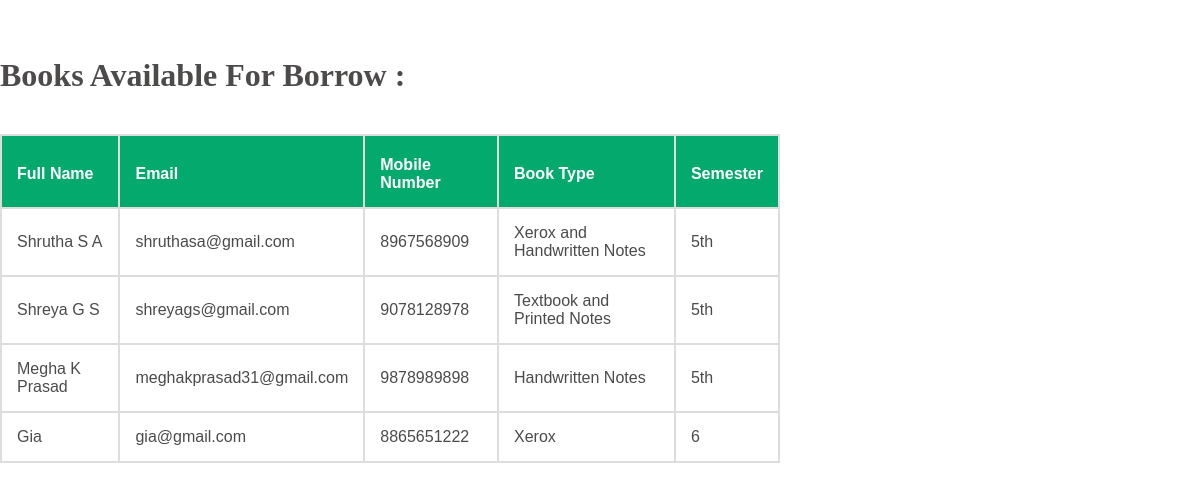
The app's page /Student/Dashboard/Donate/table.php with its own data.
### tables this page shows
CREATE TABLE `donating` (
  `slno` int(11) NOT NULL,
  `name` varchar(50) NOT NULL,
  `email` varchar(50) NOT NULL,
  `phnumber` bigint(10) NOT NULL,
  `type` varchar(50) NOT NULL,
  `semester` varchar(10) NOT NULL,
  `subject` varchar(50) NOT NULL
);

### Student/Dashboard/Donate/developers.php (called while the page is built)
<?php
include "../../../dbconnect.php";
$db= $conn;
$tableName="donating";
$columns= ['name', 'email','phnumber','type','semester'];
$fetchData = fetch_data($db, $tableName, $columns);
function fetch_data($db, $tableName, $columns){
 if(empty($db)){
  $msg= "Database connection error";
 }elseif (empty($columns) || !is_array($columns)) {
  $msg="columns Name must be defined in an indexed array";
 }elseif(empty($tableName)){
   $msg= "Table Name is empty";
}else{
$columnName = implode(", ", $columns);
$query = "SELECT ".$columnName." FROM $tableName"." ORDER BY name DESC";
$result = $db->query($query);
if($result== true){
 if ($result->num_rows > 0) {
    $row= mysqli_fetch_all($result, MYSQLI_ASSOC);
    $msg= $row;
 } else {
    $msg= "No Data Found";
 }
}else{
  $msg= mysqli_error($db);
}
}
return $msg;
}
?>

### Student/Dashboard/Donate/table.php (the view, shortened to what this page needs)
<?php
include("developers.php");
?>
<!DOCTYPE html>
<html>
<head>
</head>
<body>
<div class="container">
 <div class="row">
   <div class="col-sm-8">
    <div>
        <br>
        <br>
       <h1>Books Available For Borrow : </h1>
       <br>
</div>
    <div class="table-responsive">
      <table class="table table-bordered">
      <table id="textbook">
       <thead><tr>
         <th>Full Name</th>
         <th>Email</th>
         <th>Mobile Number</th>
         <th>Book Type</th>
         <th>Semester</th>
    </thead>
    <tbody>
  <?php
      if(is_array($fetchData)){
      $sn=1;
      foreach($fetchData as $data){
    ?>
      <tr>
      <td><?php echo $data['name']??''; ?></td>
      <td><?php echo $data['email']??''; ?></td>
      <td><?php echo $data['phnumber']??''; ?></td>
      <td><?php echo $data['type']??''; ?></td>
      <td><?php echo $data['semester']??''; ?></td>
     </tr>
     <?php
      $sn++;}}?>
    </tbody>
     </table>
   </div>
</div>
</div>
</div>
</body>
</html>

### Student/Dashboard/Donate/table.php (style rules this page uses)
body { margin:0; padding: 0; background-image:url('https://www.thebookbuyer.co.uk/wp-content/uploads/2020/03/shutterstock_621157613-The-Book-Buyer.jpg'); background-repeat: no-repeat; background-size: cover; font-family: Georgia, 'Times New Roman', Times, serif; color: rgb(77, 74, 74); }
#textbook { font-family: Arial, Helvetica, sans-serif; border-collapse: collapse; width: 65%; }
#textbook td, #textbook th { border: 2px solid #ddd; padding: 15px; }
#textbook th { padding-top: 20px; padding-bottom: 15px; text-align: left; background-color: #04AA6D; color: white; }

### records on screen
donating: name "Shrutha S A", email "shruthasa@gmail.com", phnumber "8967568909", type "Xerox and Handwritten Notes", semester "5th"
donating: name "Shreya G S", email "shreyags@gmail.com", phnumber "9078128978", type "Textbook and Printed Notes", semester "5th"
donating: name "Megha K Prasad", email "meghakprasad31@gmail.com", phnumber "9878989898", type "Handwritten Notes", semester "5th"
donating: name "Gia", email "gia@gmail.com", phnumber "8865651222", type "Xerox", semester "6"
